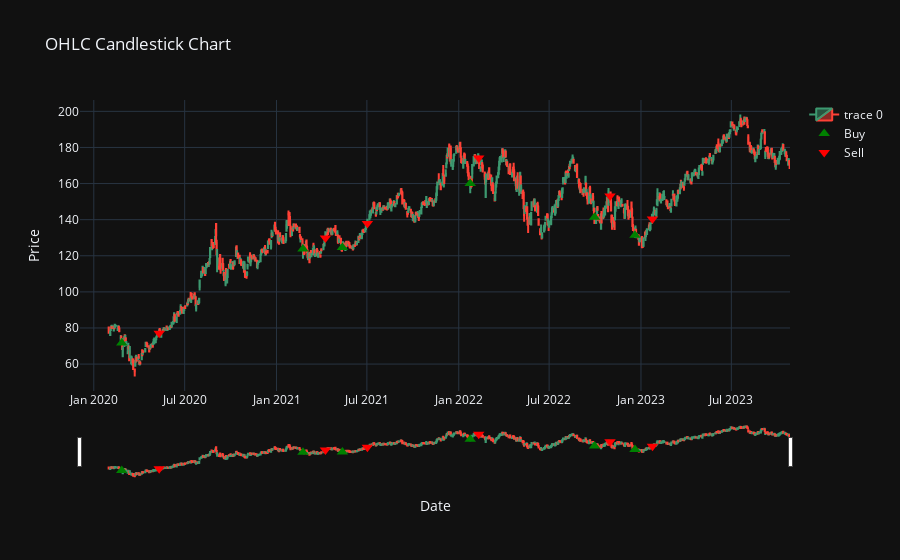

The code cell stored with this chart in its notebook:
### Code cell
bt.plot_chart()

### Figure 1 — Plotly figure (JSON) as saved in the notebook; plotly's stock layout.template omitted (floating-point values rounded to 4 significant figures; data arrays with more than 128 entries replaced by an {"elided": "..."} marker saying what was removed)
{"data": [{"close": {"elided": "942 float values"}, "high": {"elided": "942 float values"}, "low": {"elided": "942 float values"}, "open": {"elided": "942 float values"}, "x": {"elided": "942 str values"}, "type": "candlestick"}, {"marker": {"color": "green", "size": 10, "symbol": "triangle-up"}, "mode": "markers", "name": "Buy", "x": ["2020-02-26T00:00:00", "2021-02-23T00:00:00", "2021-05-13T00:00:00", "2022-01-24T00:00:00", "2022-09-30T00:00:00", "2022-12-20T00:00:00"], "y": [71.63, 123.8, 124.6, 160.0, 141.3, 131.4], "type": "scatter"}, {"marker": {"color": "red", "size": 10, "symbol": "triangle-down"}, "mode": "markers", "name": "Sell", "x": ["2020-05-11T00:00:00", "2021-04-09T00:00:00", "2021-07-02T00:00:00", "2022-02-10T00:00:00", "2022-10-31T00:00:00", "2023-01-24T00:00:00"], "y": [77.03, 129.8, 137.9, 174.1, 153.2, 140.3], "type": "scatter"}], "layout": {"title": {"text": "OHLC Candlestick Chart"}, "xaxis": {"title": {"text": "Date"}}, "yaxis": {"title": {"text": "Price"}}}}
